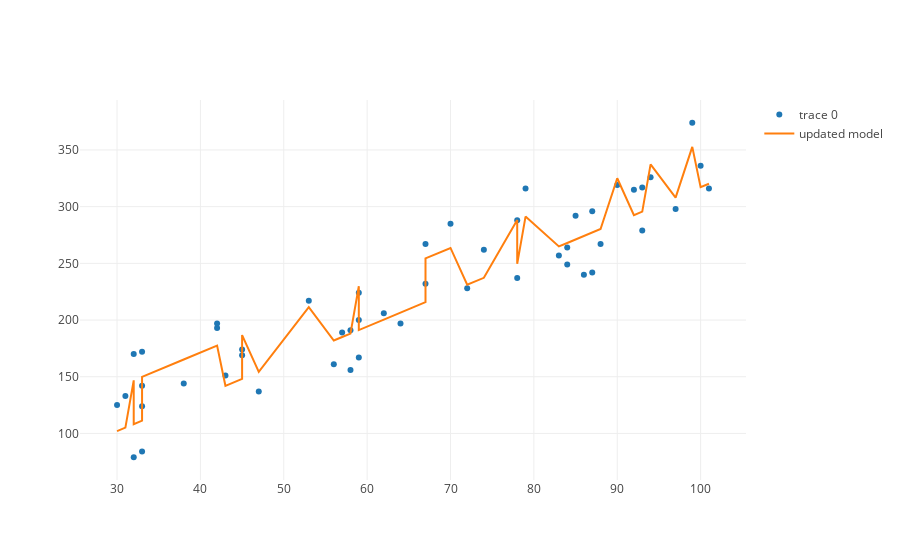

The code cell stored with this chart in its notebook:
### Markdown cell above
Here is our plot.

### Code cell
from graph import plot, trace_values, build_layout
import numpy as np
temps = np.array(temps_and_is_weekends)[:, 0]
predictions = model.predict(independent_vars)

trace_1 = dict(x = temps, y =  customers_with_errors, mode = 'markers') 
model_trace = trace_values(temps, predictions, mode = 'lines', name = 'updated model')
plot([trace_1, model_trace])

### Figure 1 — Plotly figure (JSON) as saved in the notebook; plotly's stock layout.template omitted (floating-point values rounded to 4 significant figures)
{"data": [{"mode": "markers", "type": "scatter", "uid": "e7272eac-5287-4c4a-bf4d-c71640286ffb", "x": [30, 31, 32, 32, 33, 33, 33, 33, 38, 42, 42, 43, 45, 45, 47, 53, 56, 57, 58, 58, 59, 59, 59, 62, 64, 67, 67, 70, 72, 74, 78, 78, 79, 83, 84, 84, 85, 86, 87, 87, 88, 90, 92, 93, 93, 94, 97, 99, 100, 101], "y": [125, 133, 170, 79, 84, 124, 142, 172, 144, 193, 197, 151, 169, 174, 137, 217, 161, 189, 156, 191, 200, 167, 224, 206, 197, 232, 267, 285, 228, 262, 237, 288, 316, 257, 264, 249, 292, 240, 296, 242, 267, 319, 315, 279, 317, 326, 298, 374, 336, 316]}, {"mode": "lines", "name": "updated model", "text": [], "type": "scatter", "uid": "4443139e-8241-43f7-9b75-bdf9f494119b", "x": [30, 31, 32, 32, 33, 33, 33, 33, 38, 42, 42, 43, 45, 45, 47, 53, 56, 57, 58, 58, 59, 59, 59, 62, 64, 67, 67, 70, 72, 74, 78, 78, 79, 83, 84, 84, 85, 86, 87, 87, 88, 90, 92, 93, 93, 94, 97, 99, 100, 101], "y": [102.0, 105.1, 146.8, 108.2, 111.3, 149.9, 149.9, 149.9, 165.2, 177.5, 177.5, 142.0, 148.1, 186.8, 154.3, 211.3, 181.9, 185.0, 188.1, 188.1, 229.8, 191.2, 191.2, 200.4, 206.5, 215.7, 254.4, 263.6, 231.1, 237.3, 288.2, 249.5, 291.2, 264.9, 268.0, 268.0, 271.1, 274.1, 277.2, 277.2, 280.3, 325.0, 292.6, 295.6, 295.6, 337.3, 307.9, 352.7, 317.2, 320.2]}], "layout": {"autosize": true, "xaxis": {"autorange": true, "range": [25.51, 105.5], "type": "linear"}, "yaxis": {"autorange": true, "range": [57.39, 395.6], "type": "linear"}}}
